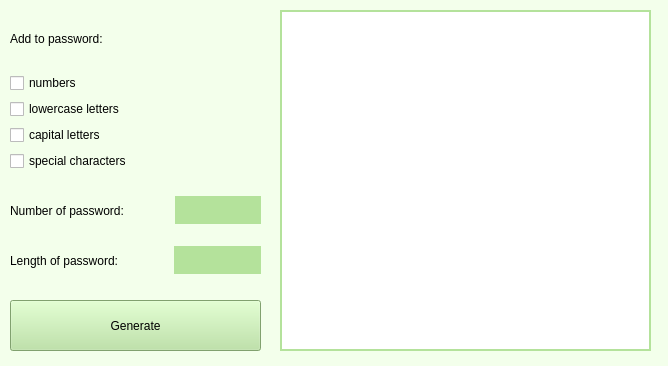
<?xml version="1.0" encoding="UTF-8"?>
<ui version="4.0">
 <class>Password_Generator</class>
 <widget class="QMainWindow" name="Password_Generator">
  <property name="geometry">
   <rect>
    <x>0</x>
    <y>0</y>
    <width>668</width>
    <height>366</height>
   </rect>
  </property>
  <property name="maximumSize">
   <size>
    <width>668</width>
    <height>366</height>
   </size>
  </property>
  <property name="windowTitle">
   <string>Password_Generator</string>
  </property>
  <property name="windowIcon">
   <iconset resource="resources.qrc">
    <normaloff>:/image/img/froggi (2).png</normaloff>:/image/img/froggi (2).png</iconset>
  </property>
  <property name="styleSheet">
   <string notr="true">QMainWindow {
	background-color: rgb(243, 255, 235);
}</string>
  </property>
  <widget class="QWidget" name="centralwidget">
   <widget class="QWidget" name="verticalLayoutWidget">
    <property name="geometry">
     <rect>
      <x>10</x>
      <y>10</y>
      <width>208</width>
      <height>161</height>
     </rect>
    </property>
    <layout class="QVBoxLayout" name="verticalLayout">
     <item>
      <widget class="QLabel" name="add">
       <property name="styleSheet">
        <string notr="true">QLabel {

		font: 16pt &quot;Ink Free&quot;;

}</string>
       </property>
       <property name="text">
        <string>Add to password:</string>
       </property>
      </widget>
     </item>
     <item>
      <widget class="QCheckBox" name="numbers">
       <property name="styleSheet">
        <string notr="true">QCheckBox {
	font: 14pt &quot;Ink Free&quot;;
}

QCheckBox::indicator:unchecked {
    image: url(:/image/img/20.png);
}

QCheckBox::indicator:unchecked:hover {
    image: url(:/image/img/20.png);
}

QCheckBox::indicator:unchecked:pressed {
    image: url(:/image/img/10.png);
}

QCheckBox::indicator:checked {
    image: url(:/image/img/10.png);
}

QCheckBox::indicator:checked:hover {
    image: url(:/image/img/10.png);
}
 
QCheckBox::indicator:checked:pressed {
    image: url(:/image/img/20.png);
}

QCheckBox::indicator:indeterminate:hover {
    image: url(:/image/img/20.png);
}
 
QCheckBox::indicator:indeterminate:pressed {
    image: url(:/image/img/20.png);
}</string>
       </property>
       <property name="text">
        <string>numbers</string>
       </property>
      </widget>
     </item>
     <item>
      <widget class="QCheckBox" name="lowercase_letters">
       <property name="styleSheet">
        <string notr="true">QCheckBox {
	font: 14pt &quot;Ink Free&quot;;
}

QCheckBox::indicator:unchecked {
    image: url(:/image/img/20.png);
}

QCheckBox::indicator:unchecked:hover {
    image: url(:/image/img/20.png);
}

QCheckBox::indicator:unchecked:pressed {
    image: url(:/image/img/10.png);
}

QCheckBox::indicator:checked {
    image: url(:/image/img/10.png);
}

QCheckBox::indicator:checked:hover {
    image: url(:/image/img/10.png);
}
 
QCheckBox::indicator:checked:pressed {
    image: url(:/image/img/20.png);
}

QCheckBox::indicator:indeterminate:hover {
    image: url(:/image/img/20.png);
}
 
QCheckBox::indicator:indeterminate:pressed {
    image: url(:/image/img/20.png);
}</string>
       </property>
       <property name="text">
        <string>lowercase letters</string>
       </property>
      </widget>
     </item>
     <item>
      <widget class="QCheckBox" name="capital_letters">
       <property name="styleSheet">
        <string notr="true">QCheckBox {
	font: 14pt &quot;Ink Free&quot;;
}

QCheckBox::indicator:unchecked {
    image: url(:/image/img/20.png);
}

QCheckBox::indicator:unchecked:hover {
    image: url(:/image/img/20.png);
}

QCheckBox::indicator:unchecked:pressed {
    image: url(:/image/img/10.png);
}

QCheckBox::indicator:checked {
    image: url(:/image/img/10.png);
}

QCheckBox::indicator:checked:hover {
    image: url(:/image/img/10.png);
}
 
QCheckBox::indicator:checked:pressed {
    image: url(:/image/img/20.png);
}

QCheckBox::indicator:indeterminate:hover {
    image: url(:/image/img/20.png);
}
 
QCheckBox::indicator:indeterminate:pressed {
    image: url(:/image/img/20.png);
}</string>
       </property>
       <property name="text">
        <string>capital letters</string>
       </property>
      </widget>
     </item>
     <item>
      <widget class="QCheckBox" name="special_characters">
       <property name="styleSheet">
        <string notr="true">QCheckBox {
	font: 14pt &quot;Ink Free&quot;;
}

QCheckBox::indicator:unchecked {
    image: url(:/image/img/20.png);
}

QCheckBox::indicator:unchecked:hover {
    image: url(:/image/img/20.png);
}

QCheckBox::indicator:unchecked:pressed {
    image: url(:/image/img/10.png);
}

QCheckBox::indicator:checked {
    image: url(:/image/img/10.png);
}

QCheckBox::indicator:checked:hover {
    image: url(:/image/img/10.png);
}
 
QCheckBox::indicator:checked:pressed {
    image: url(:/image/img/20.png);
}

QCheckBox::indicator:indeterminate:hover {
    image: url(:/image/img/20.png);
}
 
QCheckBox::indicator:indeterminate:pressed {
    image: url(:/image/img/20.png);
}</string>
       </property>
       <property name="text">
        <string>special characters</string>
       </property>
      </widget>
     </item>
    </layout>
   </widget>
   <widget class="QPushButton" name="pushButton">
    <property name="geometry">
     <rect>
      <x>10</x>
      <y>300</y>
      <width>251</width>
      <height>51</height>
     </rect>
    </property>
    <property name="styleSheet">
     <string notr="true">QPushButton {
	background-color: rgb(180, 226, 155);
	color: rgb(0, 0, 0);
	font: 16pt &quot;Ink Free&quot;;
}</string>
    </property>
    <property name="text">
     <string>Generate</string>
    </property>
   </widget>
   <widget class="QWidget" name="horizontalLayoutWidget">
    <property name="geometry">
     <rect>
      <x>10</x>
      <y>190</y>
      <width>251</width>
      <height>41</height>
     </rect>
    </property>
    <layout class="QHBoxLayout" name="horizontalLayout">
     <item>
      <widget class="QLabel" name="display">
       <property name="styleSheet">
        <string notr="true">QLabel {
	font: 14pt &quot;Ink Free&quot;;
}</string>
       </property>
       <property name="text">
        <string>Number of password: </string>
       </property>
      </widget>
     </item>
     <item>
      <widget class="QComboBox" name="number_of_pass">
       <property name="maximumSize">
        <size>
         <width>86</width>
         <height>16777215</height>
        </size>
       </property>
       <property name="styleSheet">
        <string notr="true">QComboBox {
	font: 11pt &quot;Ink Free&quot;;
	padding: 5px;
    width: 10px;
	background-color: rgb(180, 226, 155);
	color: rgb(0, 0, 0);
	border: 1px solid rgb(180, 226, 155);
	/* border-radius: 3px; */
}

QScrollBar:vertical {
	width: 18px;
    background-color: rgb(180, 226, 155); 
}

QScrollBar::down-arrow:vertical {
	image: url(:/image/img/1616.png);
	width: 14px;
	height: 14px;
}

QScrollBar::up-arrow:vertical {
	image: url(:/image/img/1717.png);
	width: 14px;
	height: 14px;
}

QComboBox QListView {
	font: 11pt &quot;Ink Free&quot;;
	border: none;
    background-color: rgb(230, 255, 215);
	outline: none;
}

QComboBox QListView::item {
	selection-background-color: (180, 226, 155);
	color: rgb(0, 0, 0);
}

QComboBox QListView::item:hover {
    background-color: rgb(180, 226, 155); 
	color: rgb(0, 0, 0);
}

QComboBox QListView::item:selected {
    background-color: rgb(180, 226, 155); 
	color: rgb(0, 0, 0);
}

QComboBox::drop-down {
	border: none;
/*
    border: 1px solid rgb(0, 0, 0);
	border-radius: 3px;
	width: 20px;
	height: 26px; */
	 margin-right: 5px; 
}

QComboBox::down-arrow {
    image: url(:/image/img/1616.png);
	width: 14px;
	height: 14px;
}

QComboBox::down-arrow:on {
    top: 1px;
    down: 1px;
}</string>
       </property>
      </widget>
     </item>
    </layout>
   </widget>
   <widget class="QWidget" name="horizontalLayoutWidget_2">
    <property name="geometry">
     <rect>
      <x>10</x>
      <y>240</y>
      <width>251</width>
      <height>41</height>
     </rect>
    </property>
    <layout class="QHBoxLayout" name="horizontalLayout_2">
     <item>
      <widget class="QLabel" name="length">
       <property name="styleSheet">
        <string notr="true">QLabel {
	font: 14pt &quot;Ink Free&quot;;
}</string>
       </property>
       <property name="text">
        <string>Length of password:  </string>
       </property>
      </widget>
     </item>
     <item>
      <widget class="QComboBox" name="length_of_pass">
       <property name="maximumSize">
        <size>
         <width>87</width>
         <height>16777215</height>
        </size>
       </property>
       <property name="styleSheet">
        <string notr="true">QComboBox {
	font: 11pt &quot;Ink Free&quot;;
	padding: 5px;
    width: 10px;
	background-color: rgb(180, 226, 155);
	color: rgb(0, 0, 0);
	border: 1px solid rgb(180, 226, 155);
	/* border-radius: 3px; */
}

QScrollBar:vertical {
	width: 18px;
    background-color: rgb(180, 226, 155); 
}

QScrollBar::down-arrow:vertical {
	image: url(:/image/img/1616.png);
	width: 14px;
	height: 14px;
}

QScrollBar::up-arrow:vertical {
	image: url(:/image/img/1717.png);
	width: 14px;
	height: 14px;
}

QComboBox QListView {
	font: 11pt &quot;Ink Free&quot;;
	border: none;
    background-color: rgb(230, 255, 215);
	outline: none;
}

QComboBox QListView::item {
	selection-background-color: (180, 226, 155);
	color: rgb(0, 0, 0);
}

QComboBox QListView::item:hover {
    background-color: rgb(180, 226, 155); 
	color: rgb(0, 0, 0);
}

QComboBox QListView::item:selected {
    background-color: rgb(180, 226, 155); 
	color: rgb(0, 0, 0);
}

QComboBox::drop-down {
	border: none;
/*
    border: 1px solid rgb(0, 0, 0);
	border-radius: 3px;
	width: 20px;
	height: 26px;
 */
	margin-right: 5px;
}

QComboBox::down-arrow {
    image: url(:/image/img/1616.png);
	width: 14px;
	height: 14px;
}

QComboBox::down-arrow:on {
    top: 1px;
    down: 1px;
}</string>
       </property>
      </widget>
     </item>
    </layout>
   </widget>
   <widget class="QListWidget" name="ListPasswords">
    <property name="geometry">
     <rect>
      <x>280</x>
      <y>10</y>
      <width>371</width>
      <height>341</height>
     </rect>
    </property>
    <property name="sizePolicy">
     <sizepolicy hsizetype="MinimumExpanding" vsizetype="Expanding">
      <horstretch>0</horstretch>
      <verstretch>0</verstretch>
     </sizepolicy>
    </property>
    <property name="styleSheet">
     <string notr="true">QListWidget {
	border: 1.5px solid rgb(180, 226, 155);
	/* font: 12pt &quot;MS Sans Serif&quot;; 
	font: 14pt &quot;Papyrus&quot;; */
	font: 14pt &quot;Tempus Sans ITC&quot;;
	outline: none;
}

QListWidget::item {
	selection-background-color: (180, 226, 155);
	color: rgb(0, 0, 0);
}

QListWidget::item:hover {
    background-color: rgb(180, 226, 155); 
	color: rgb(0, 0, 0);
}

QListWidget::item:selected {
    background-color: rgb(180, 226, 155); 
	color: rgb(0, 0, 0);
}

QScrollBar:vertical {
	width: 18px;
    background-color: rgb(180, 226, 155); 
}

QScrollBar::down-arrow:vertical {
	image: url(:/image/img/1616.png);
	width: 14px;
	height: 14px;
}

QScrollBar::up-arrow:vertical {
	image: url(:/image/img/1717.png);
	width: 14px;
	height: 14px;
}

QScrollBar:horizontal {
	height: 18px;
    background-color: rgb(180, 226, 155); 
}

QScrollBar::left-arrow:horizontal {
	image: url(:/image/img/1818.png);
	width: 14px;
	height: 14px;
}

QScrollBar::right-arrow:horizontal {
	image: url(:/image/img/1919.png);
	width: 14px;
	height: 14px;
}</string>
    </property>
   </widget>
  </widget>
 </widget>
 <resources>
  <include location="resources.qrc"/>
 </resources>
 <connections/>
</ui>
